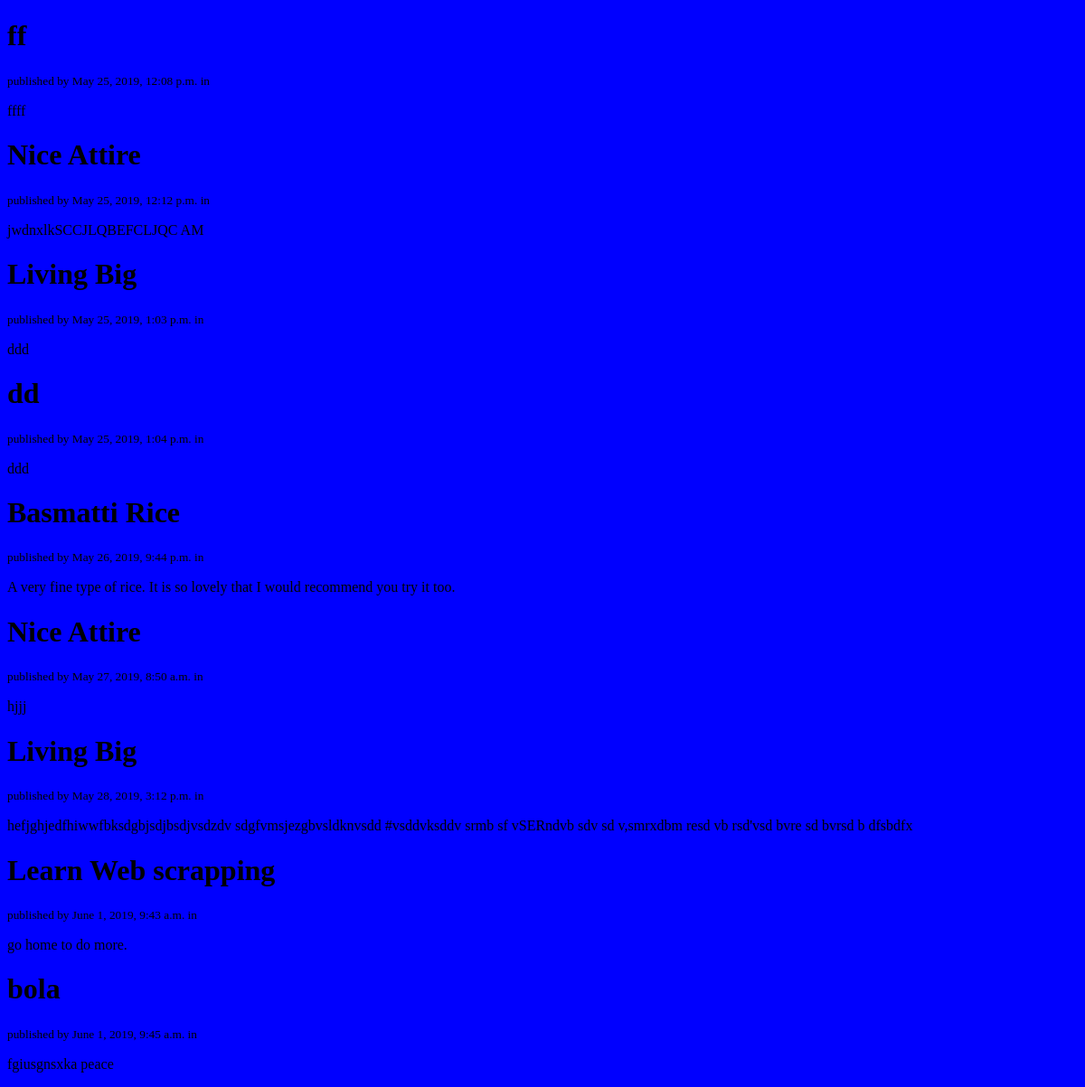
/blogger/, run on an earlier commit of the app's database.
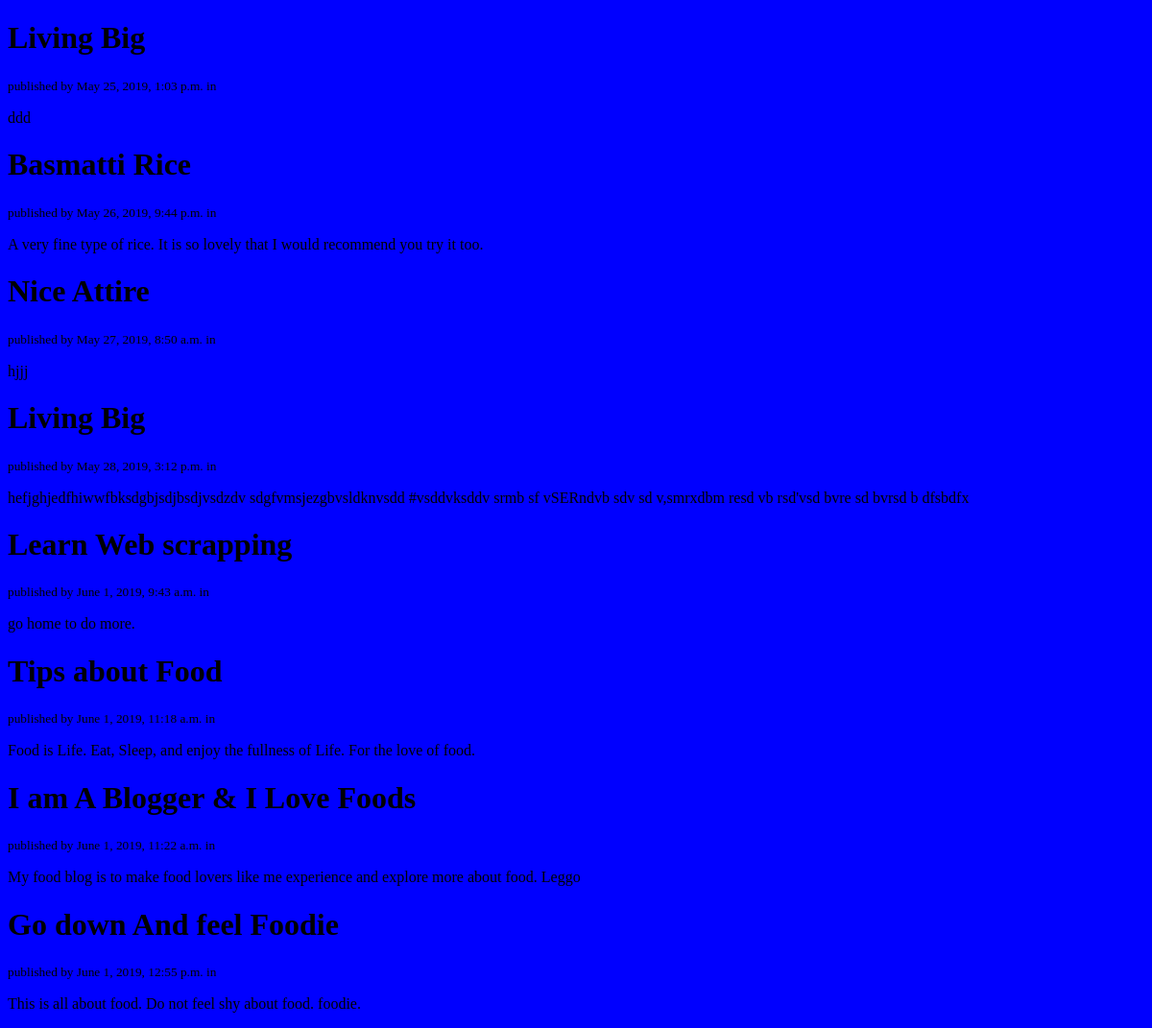
And on a later commit of the database.
### blog/models.py (models this page shows)
class Post(models.Model):
    author = models.ForeignKey(settings.AUTH_USER_MODEL, null=True, on_delete=models.CASCADE)
    title = models.CharField(max_length=60) # null=True , blank=True, default='Random Title' #(null=True means: let the user input value; blank=True means the user can't leave the space balnk)
    body = models.TextField()
    image = models.ImageField(upload_to='pictures/%Y/%m/%d/', max_length=255, null=True, blank=True)
    published = models.DateTimeField(auto_now_add=True)
    category = models.ForeignKey(Category, on_delete=models.CASCADE, null=True)
    featured = models.BooleanField(default=False)
    def __str__(self):
        return "{} published on {}".format(self.title,self.published)

### blog/views.py (the view)
# urls.py: path('blogger/', blog, name='blogger'),
def blog(request):
	posts = Post.objects.all()
	header = "This is My Blog"
	print(posts)
	return render(request, 'blog.html', {'titles':posts})

### templates/blog.html (shortened to what this page needs)
{% load static%}
<!DOCTYPE html>
<html>
<head>
	<link rel="stylesheet" type="text/css" href="{% static "blog.css" %}">
</head>
<body>
	{% for post in titles %}
	<h1>{{post.title}}</h1>
	<small>published by {{post.published}} in {{post.Category.name}}</small>
	<p>{{post.body}}</p>
	{% endfor %}
</body>
</html>

What changed in the data, as far as the page shows it:
removed Post: title "ff", published "May 25, 2019, 12:08 p.m.", body "ffff"
removed Post: title "Nice Attire", published "May 25, 2019, 12:12 p.m.", body "jwdnxlkSCCJLQBEFCLJQC AM"
removed Post: title "dd", published "May 25, 2019, 1:04 p.m.", body "ddd"
removed Post: title "bola", published "June 1, 2019, 9:45 a.m.", body "fgiusgnsxka peace"
added Post: title "Tips about Food", published "June 1, 2019, 11:18 a.m.", body "Food is Life. Eat, Sleep, and enjoy the fullness of Life. For the love of food."
added Post: title "I am A Blogger & I Love Foods", published "June 1, 2019, 11:22 a.m.", body "My food blog is to make food lovers like me experience and explore more about food. Leggo"
added Post: title "Go down And feel Foodie", published "June 1, 2019, 12:55 p.m.", body "This is all about food. Do not feel shy about food. foodie."
